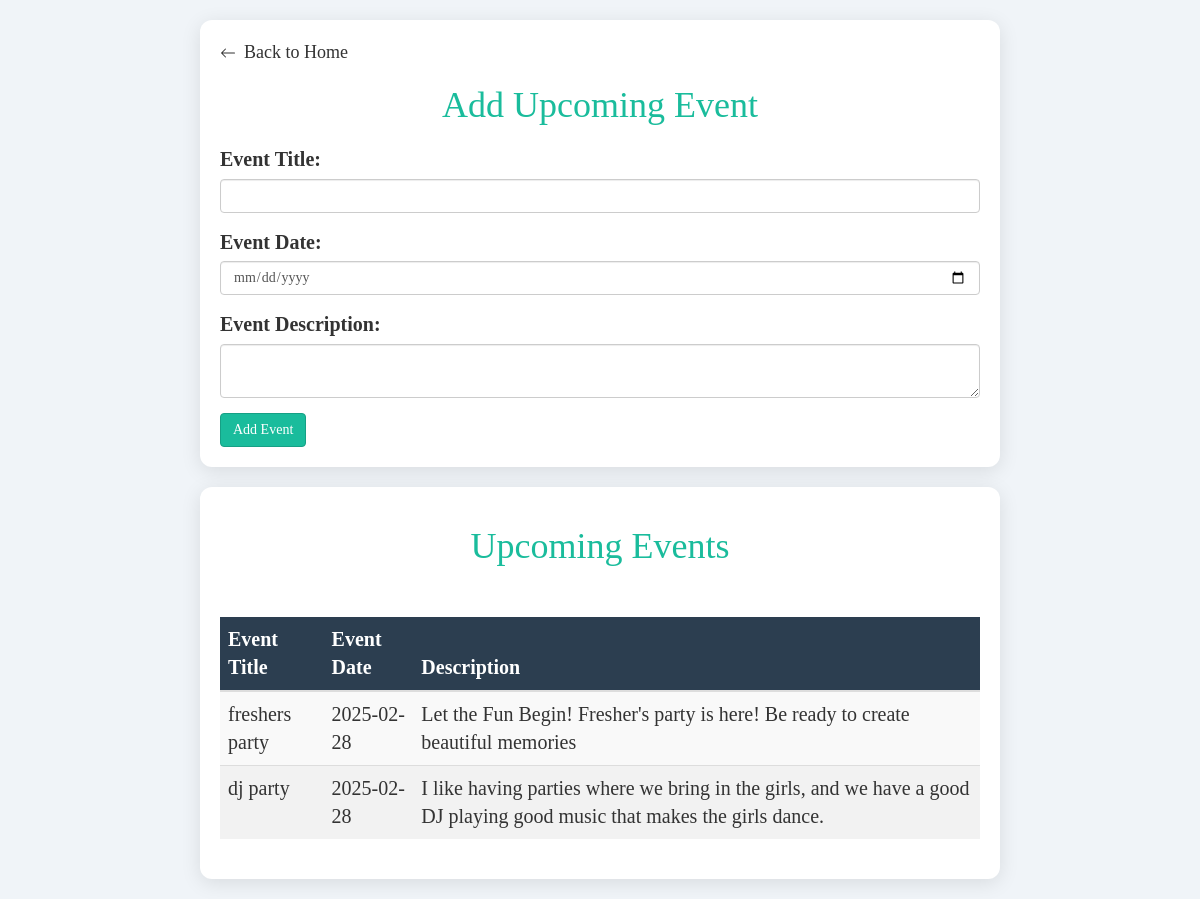
Screenshot of /upcoming.php (signed in) with the database file from the repository.
### tables this page shows
CREATE TABLE IF NOT EXISTS `event` (
  `title` varchar(100) NOT NULL,
  `event_date` date NOT NULL,
  `description` varchar(500) NOT NULL
);

### upcoming.php (the view, shortened to what this page needs)
<?php
include 'insert.php';
$sql = "SELECT title, event_date, description FROM event";
$result = $conn->query($sql);
?>
<!DOCTYPE html>
<html lang="en">
<head>
    <link rel="stylesheet" href="https://maxcdn.bootstrapcdn.com/bootstrap/3.4.1/css/bootstrap.min.css">
</head>
<body>
    <div class="container">
        <a href="admin.php" class="back-home">
            <svg xmlns="http://www.w3.org/2000/svg" width="16" height="16" fill="currentColor" viewBox="0 0 16 16">
                <path fill-rule="evenodd" d="M15 8a.5.5 0 0 1-.5.5H2.707l3.147 3.146a.5.5 0 0 1-.708.708l-4-4a.5.5 0 0 1 0-.708l4-4a.5.5 0 1 1 .708.708L2.707 7.5H14.5A.5.5 0 0 1 15 8z" />
            </svg> Back to Home
        </a>
        <h1>Add Upcoming Event</h1>
        <form action="#" method="POST">
            <div class="form-group">
                <label for="eventTitle">Event Title:</label>
                <input type="text" class="form-control" id="eventTitle" name="eventTitle" required>
            </div>
            <div class="form-group">
                <label for="eventDate">Event Date:</label>
                <input type="date" class="form-control" id="eventDate" name="eventDate" required>
            </div>
            <div class="form-group">
                <label for="eventDescription">Event Description:</label>
                <textarea class="form-control" id="eventDescription" name="eventDescription" required></textarea>
            </div>
            <button type="submit" class="btn btn-primary">Add Event</button>
        </form>
    </div>
    <div class="container">
        <h1>Upcoming Events</h1>
        <div style="overflow-y: auto; max-height: 300px;">
            <table class="table table-striped">
                <thead>
                    <tr>
                        <th>Event Title</th>
                        <th>Event Date</th>
                        <th>Description</th>
                    </tr>
                </thead>
                <tbody>
                    <?php
                    if ($result->num_rows > 0) {
                        while ($row = $result->fetch_assoc()) {
                            echo '<tr>';
                            echo '<td>' . htmlspecialchars($row['title']) . '</td>';
                            echo '<td>' . htmlspecialchars($row['event_date']) . '</td>';
                            echo '<td>' . htmlspecialchars($row['description']) . '</td>';
                            echo '</tr>';
                        }
                    } else {
                        echo '<tr><td colspan="3">No upcoming events available.</td></tr>';
                    }
                    ?>
                </tbody>
            </table>
        </div>
    </div>
</body>
</html>

### upcoming.php (style rules this page uses)
body { font-size: 20px; font-family: 'Poppins'; background-color: #f0f4f8; }
.container { max-width: 800px; margin: 20px auto; padding: 20px; background-color: #ffffff; border-radius: 12px; box-shadow: 0 4px 20px rgba(0, 0, 0, 0.1); }
h1 { text-align: center; color: #1abc9c; margin-bottom: 20px; }
.form-group label { font-weight: bold; }
.btn-primary { background-color: #1abc9c; border-color: #16a085; }
table { margin-top: 30px; width: 100%; overflow-y: auto; display: block; max-height: 300px; }
th, td { text-align: left; padding: 10px; }
th { background-color: #2c3e50; color: white; }
tr:nth-child(even) { background-color: #f2f2f2; }
.back-home { text-decoration: none; font-size: 18px; color: #333; display: flex; align-items: center; margin-bottom: 20px; }
.back-home svg { margin-right: 8px; fill: currentColor; }

### rows the page displays
event: title "freshers party", event_date "2025-02-28", description "Let the Fun Begin! Fresher's party is here! Be ready to create beautiful memories"
event: title "dj party", event_date "2025-02-28", description "I like having parties where we bring in the girls, and we have a good DJ playing good music that makes the girls dance."
